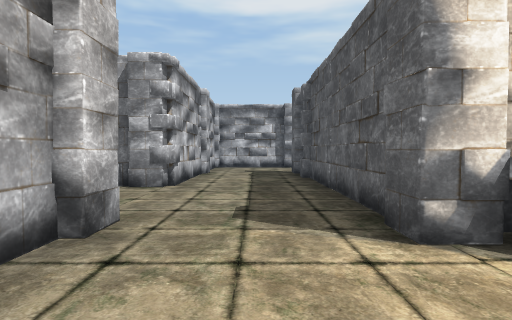
View 1 (above)

20 first-person views from a walk through a Unity game level. The camera is 1.4 m above the floor, tilts 2° down and sees 80° across. The floor is counted in squares, 2 m on a side. Each view is taken from the middle of a square. On the plan, view 1 faces up. The plan holds only what a view shows up to about 10 squares ahead; the rest is blank. The place goes on beyond the plan.

View 2
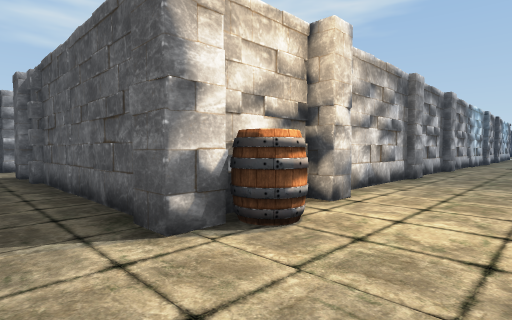

View 3
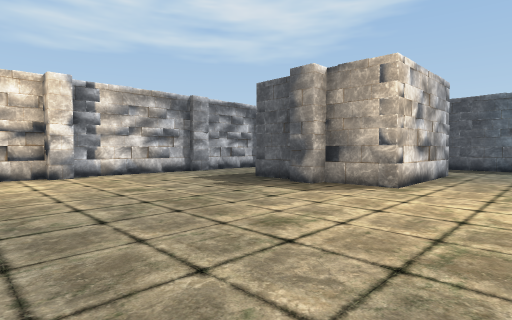

View 4
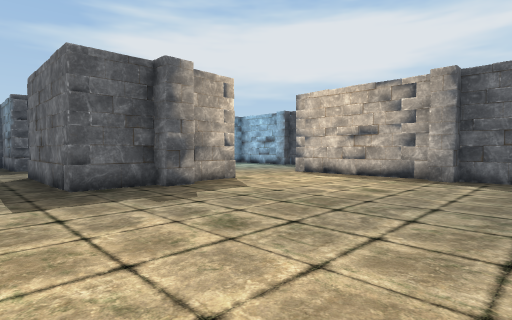

View 5
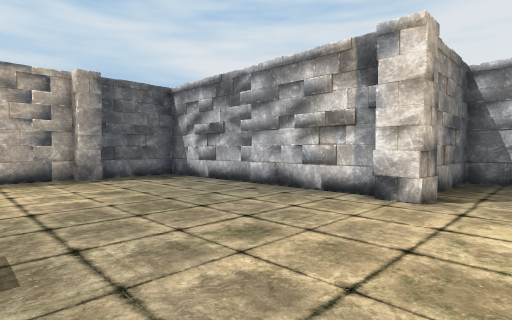

View 6
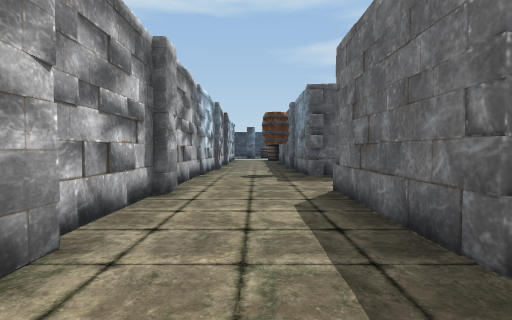

View 7
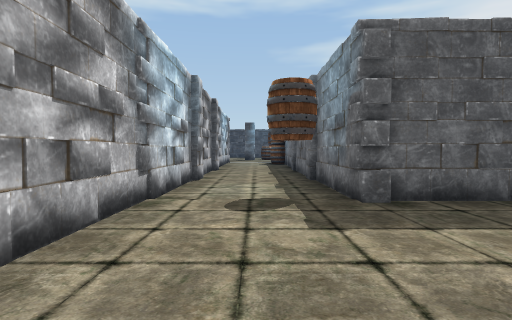

View 8
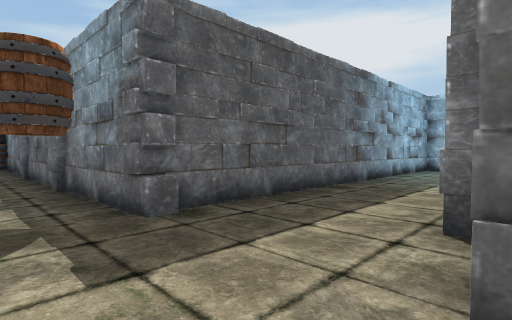

View 9
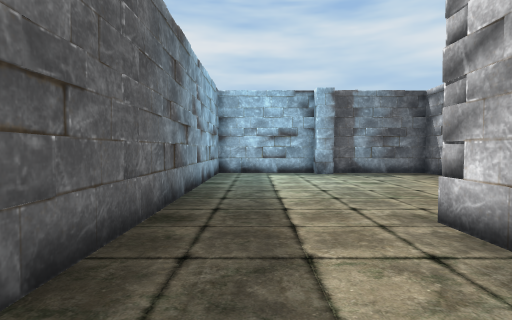

View 10
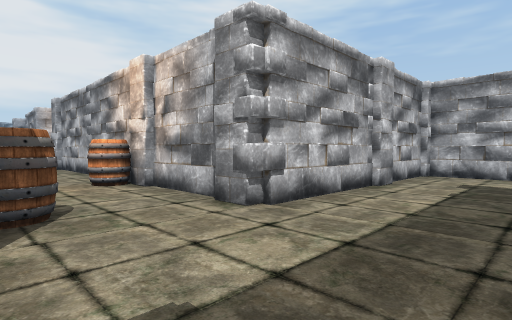

View 11
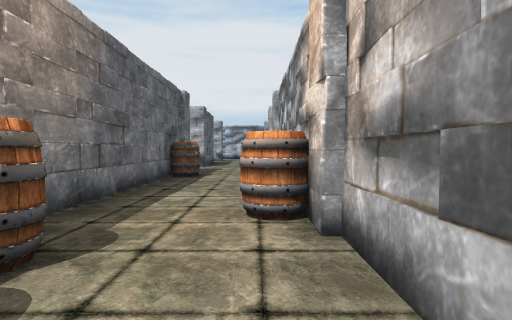

View 12
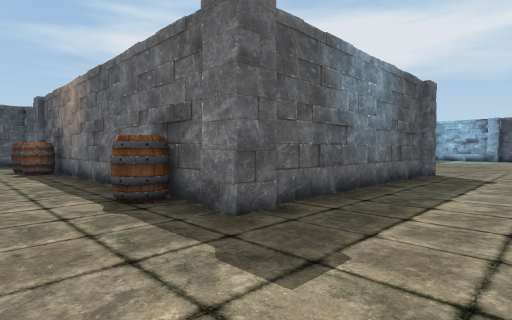

View 13
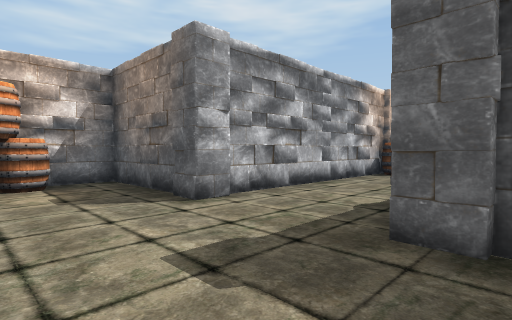

View 14
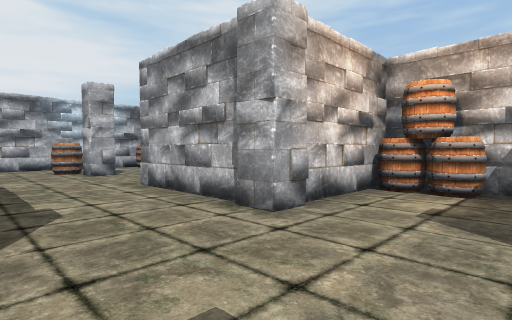

View 15
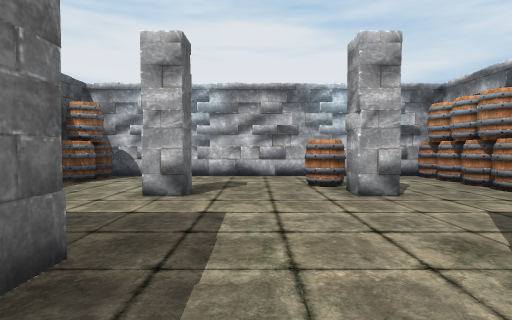

View 16
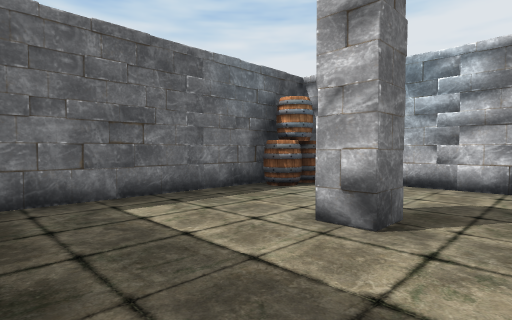

View 17
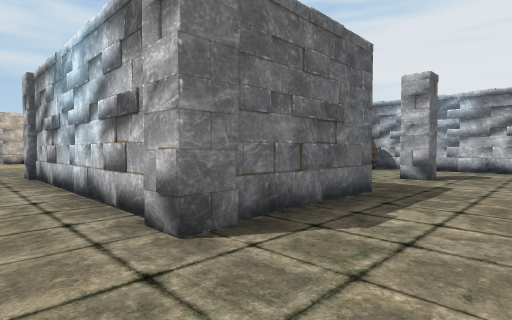

View 18
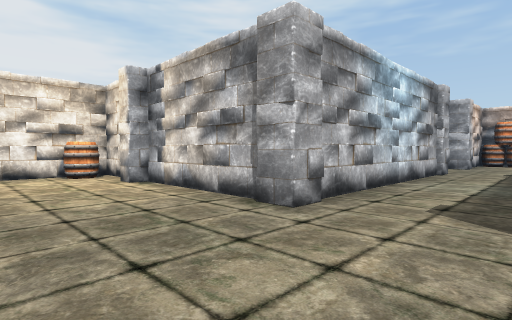

View 19
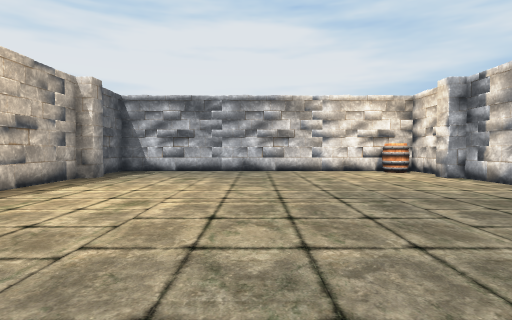

View 20
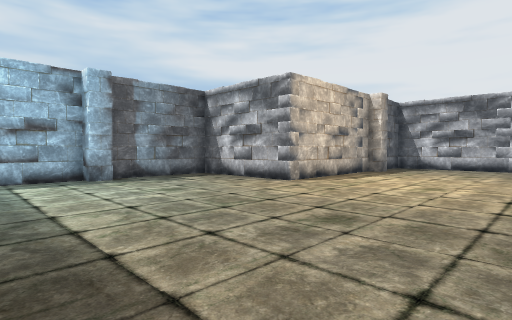

### Floor plan
Points are (right, up) in squares from view 1. A wall is a line through its corners. A room is listed if a view was taken in it or the views show most of it. See-through windows are left out.
Room 1 (views 1, 2, 3, 4, 5, 6, 7, 8, 9, 10, 11)
walls: (8.6, -4) (7.6, -4) (7.6, -0.4) (11.3, -0.4); (11.2, -3) (11.2, -4); (1.5, -0.8) (1.6, -6.8) (8.1, -6.8); (1.3, 3.1) (1.4, 7.4); (14.1, -1.5) (14, -0.7); (-1.6, 2.4) (-1.6, -0.4) (0.6, -0.4); (14.1, -5.6) (14.1, -0.4) (16.4, -0.4); (16.4, 2.5) (2, 2.5); (18, -0.4) (19.5, -0.4); (19.5, 2.6) (18.5, 2.6)
ways out: opening at (-2, 4.5) to room 2; opening at (8, -5.5) to room 3; opening at (12.5, -5) to room 3; opening at (-0.5, 7.5)
objects: pillar (-2, 6); pillar (-1, 3); barrel (1, 2); pillar (2, 0); pillar (2, 2); pillar (4, -7); pillar (4, 2); pillar (7, -2); pillar (8, 3); pillar (11, -2); pillar (11, 2); pillar (17, -1); pillar (17, 3)
Room 2 (views 12, 13, 14, 15, 16, 17, 18, 19, 20)
walls: (-14.9, -4) (-20.8, -4) (-20.8, -13.3) (-14.4, -13.3) (-14.4, -16.5) (-9.5, -16.5); (-11.5, -3.5) (-11.5, 2.4); (-14.4, 2.4) (-14.4, -3.5); (-18, 2.8) (-14.9, 2.8); (-9.1, 2.8) (-4.9, 2.8); (-15, 5.7) (-18, 5.7); (-22.9, -0.4) (-18.4, -0.4); (-11.5, 6.3) (-11.5, 8.9) (-12.9, 8.9); (-14.4, 8.8) (-14.4, 6.3); (-24, 6.5) (-24, 0.1); (-2.4, 5.7) (-10.6, 5.7)
ways out: opening at (-2, 4.5) to room 1
objects: barrel (-24, 8); barrel (-23, 0); barrel (-23, 8); barrel (-22, 5); barrel (-22, 8); pillar (-21, 3); pillar (-21, 6); barrel (-21, 8); barrel (-20, -5); pillar (-19, -13); pillar (-19, -4); pillar (-14, -4); pillar (-14, 3); pillar (-14, 6); barrel (-14, 8); barrel (-13, 8); pillar (-11, -16); pillar (-11, -4); pillar (-11, 3); pillar (-11, 6); barrel (-10, 3); barrel (-5, 5); pillar (-5, 6); barrel (-4, 3); barrel (-3, 3)
Room 3 (no view inside)
walls: (11.2, -4) (8.6, -4); (8, -9.2) (8, -10) (14.1, -10) (14.1, -5.6)
ways out: opening at (8, -5.5) to room 1; opening at (12.5, -5) to room 1
objects: pillar (11, -10)

Where each view was taken, in squares from view 1:
view 1: 0 up, 0 right, facing up
view 2: 0 up, 0 right, facing up-right
view 3: 6 down, 2 right, facing up-right
view 4: 1 up, 2 right, facing down-right
view 5: 1 up, 6 right, facing down-left
view 6: 1 up, 6 right, facing right
view 7: 1 up, 10 right, facing right
view 8: 1 up, 11 right, facing down-right
view 9: 1 down, 13 right, facing down
view 10: 3 up, 1 right, facing up-left
view 11: 5 up, 2 left, facing left
view 12: 5 up, 14 left, facing down-right
view 13: 2 up, 14 left, facing up-right
view 14: 3 up, 12 left, facing up-left
view 15: 4 up, 16 left, facing left
view 16: 4 up, 18 left, facing down-left
view 17: 5 up, 13 left, facing down-left
view 18: 7 down, 12 left, facing up-left
view 19: 9 down, 11 left, facing left
view 20: 9 down, 9 left, facing down-left
